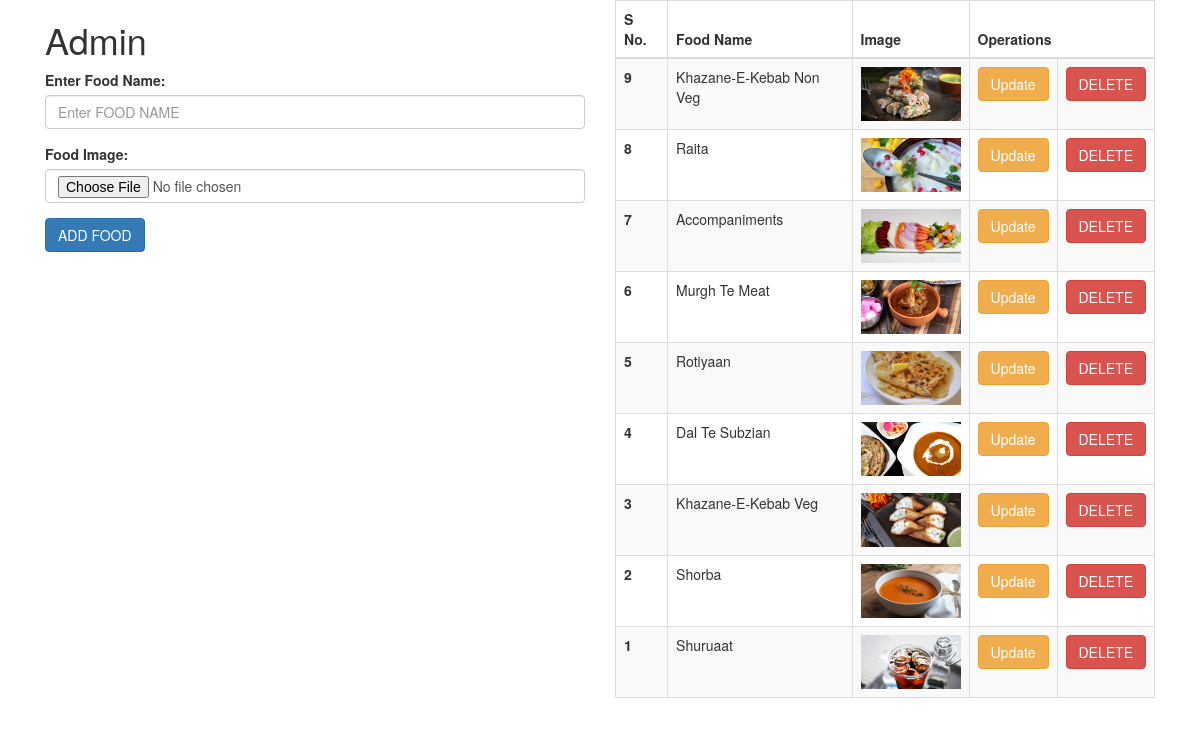
/admin-panel/food_type.php (signed in), run on the app's committed database.
### tables this page shows
CREATE TABLE IF NOT EXISTS `food_type` (
  `id` int(100) NOT NULL AUTO_INCREMENT,
  `imge_name` varchar(100) NOT NULL,
  `food_name` varchar(100) NOT NULL,
  `status` varchar(10) NOT NULL DEFAULT 'on',
  PRIMARY KEY (`id`)
);

### admin-panel/food_type.php (the view, shortened to what this page needs)
<!DOCTYPE html PUBLIC "-//W3C//DTD XHTML 1.0 Transitional//EN" "http://www.w3.org/TR/xhtml1/DTD/xhtml1-transitional.dtd">
<html xmlns="http://www.w3.org/1999/xhtml">
<head>
 <link href="css/bootstrap.min.css" rel="stylesheet" />
</head>
<body>
<section>
	<div class="container">
        	<div class="col-md-6" style="float:left;">
            	<h1>Admin</h1>
                <form method="post"  enctype="multipart/form-data">
                    <form role="form">
                        <div class="form-group">
                            <label for="text">Enter Food Name:</label>
                            <input type="text" class="form-control" name="food_name" placeholder="Enter FOOD NAME">
                        </div>
                        <div class="form-group">
                            <label for="pwd">Food Image:</label>
                            <input type="file"  class="form-control" name="image" />
                        </div>
                        <button type="submit" class="btn btn-primary" name="upload">ADD FOOD
                        </button>
                    </form>
               </form>
            </div>
    	<div class="col-md-6">
        	<table class="table table-bordered table-striped">
        <thead>
            <tr>
                <th>S No.</th>
                <th>Food Name</th>
                <th>Image</th>
                <th colspan="2">Operations</th>
            </tr>
        </thead>
        <tbody>
        <?php
			$query=" select * from food_type where status='on' ORDER BY id DESC";
			$select_query=mysql_query($query) or die(mysql_error());
			while($row = mysql_fetch_array($select_query))
			{
				?>
                <tr>
                    <th scope="row"><?php echo $row['id']; ?></th>
                    <td> <?php echo $row['food_name']; ?></td>
                    <td><img src="images/<?php echo $row['imge_name'];?>" style="width:100px; height:100;"   /></td>
                    <td><a href="update.php?update_id=<?php echo $row['id']; ?>" class="btn btn-warning">Update</a></td>
                    <td>
                    <a href="food_type_delete.php?delete_id=<?php echo $row['id']; ?>" class="btn btn-danger">DELETE</a>
                    </td>
                </tr>
                <?php
			}
			?>
        </tbody>
    </table>
        </div>
    </div>
</section>
</body>
</html>

### data on the page
food_type: id "9", food_name "Khazane-E-Kebab Non Veg", imge_name (picture)
food_type: id "8", food_name "Raita", imge_name (picture)
food_type: id "7", food_name "Accompaniments", imge_name (picture)
food_type: id "6", food_name "Murgh Te Meat", imge_name (picture)
food_type: id "5", food_name "Rotiyaan", imge_name (picture)
food_type: id "4", food_name "Dal Te Subzian", imge_name (picture)
food_type: id "3", food_name "Khazane-E-Kebab Veg", imge_name (picture)
food_type: id "2", food_name "Shorba", imge_name (picture)
food_type: id "1", food_name "Shuruaat", imge_name (picture)
